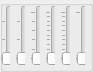
   <widget class="QGroupBox" name="groupBoxAutowah">
    <property name="geometry">
     <rect>
      <x>10</x>
      <y>330</y>
      <width>93</width>
      <height>72</height>
     </rect>
    </property>
    <property name="title">
     <string/>
    </property>
    <widget class="QWidget" name="horizontalLayoutWidget_5">
     <property name="geometry">
      <rect>
       <x>0</x>
       <y>0</y>
       <width>91</width>
       <height>71</height>
      </rect>
     </property>
     <layout class="QHBoxLayout" name="horizontalLayoutAutowah" stretch="1,1,1,1,1,1">
      <property name="spacing">
       <number>5</number>
      </property>
      <property name="leftMargin">
       <number>0</number>
      </property>
      <property name="topMargin">
       <number>0</number>
      </property>
      <property name="rightMargin">
       <number>0</number>
      </property>
      <property name="bottomMargin">
       <number>0</number>
      </property>
      <item>
       <widget class="QSlider" name="verticalSliderAutowahDryMix">
        <property name="minimumSize">
         <size>
          <width>10</width>
          <height>61</height>
         </size>
        </property>
        <property name="maximumSize">
         <size>
          <width>10</width>
          <height>61</height>
         </size>
        </property>
        <property name="sizeIncrement">
         <size>
          <width>10</width>
          <height>61</height>
         </size>
        </property>
        <property name="baseSize">
         <size>
          <width>10</width>
          <height>61</height>
         </size>
        </property>
        <property name="toolTip">
         <string>&lt;html&gt;&lt;head/&gt;&lt;body&gt;&lt;p&gt;Dry&lt;/p&gt;&lt;/body&gt;&lt;/html&gt;</string>
        </property>
        <property name="value">
         <number>0</number>
        </property>
        <property name="orientation">
         <enum>Qt::Vertical</enum>
        </property>
        <property name="tickPosition">
         <enum>QSlider::TicksAbove</enum>
        </property>
        <property name="tickInterval">
         <number>40</number>
        </property>
       </widget>
      </item>
      <item>
       <widget class="QSlider" name="verticalSliderAutowahWetMix">
        <property name="minimumSize">
         <size>
          <width>10</width>
          <height>61</height>
         </size>
        </property>
        <property name="maximumSize">
         <size>
          <width>10</width>
          <height>61</height>
         </size>
        </property>
        <property name="sizeIncrement">
         <size>
          <width>10</width>
          <height>61</height>
         </size>
        </property>
        <property name="baseSize">
         <size>
          <width>10</width>
          <height>61</height>
         </size>
        </property>
        <property name="toolTip">
         <string>&lt;html&gt;&lt;head/&gt;&lt;body&gt;&lt;p&gt;Wet&lt;/p&gt;&lt;/body&gt;&lt;/html&gt;</string>
        </property>
        <property name="orientation">
         <enum>Qt::Vertical</enum>
        </property>
        <property name="tickPosition">
         <enum>QSlider::TicksAbove</enum>
        </property>
        <property name="tickInterval">
         <number>40</number>
        </property>
       </widget>
      </item>
      <item>
       <widget class="QSlider" name="verticalSliderAutowahFeedBack">
        <property name="minimumSize">
         <size>
          <width>10</width>
          <height>61</height>
         </size>
        </property>
        <property name="maximumSize">
         <size>
          <width>10</width>
          <height>61</height>
         </size>
        </property>
        <property name="sizeIncrement">
         <size>
          <width>10</width>
          <height>61</height>
         </size>
        </property>
        <property name="baseSize">
         <size>
          <width>10</width>
          <height>61</height>
         </size>
        </property>
        <property name="toolTip">
         <string>&lt;html&gt;&lt;head/&gt;&lt;body&gt;&lt;p&gt;Площадь&lt;/p&gt;&lt;/body&gt;&lt;/html&gt;</string>
        </property>
        <property name="orientation">
         <enum>Qt::Vertical</enum>
        </property>
        <property name="tickPosition">
         <enum>QSlider::TicksAbove</enum>
        </property>
        <property name="tickInterval">
         <number>20</number>
        </property>
       </widget>
      </item>
      <item>
       <widget class="QSlider" name="verticalSliderAutowahRate">
        <property name="minimumSize">
         <size>
          <width>10</width>
          <height>61</height>
         </size>
        </property>
        <property name="maximumSize">
         <size>
          <width>10</width>
          <height>61</height>
         </size>
        </property>
        <property name="sizeIncrement">
         <size>
          <width>10</width>
          <height>61</height>
         </size>
        </property>
        <property name="baseSize">
         <size>
          <width>10</width>
          <height>61</height>
         </size>
        </property>
        <property name="toolTip">
         <string>&lt;html&gt;&lt;head/&gt;&lt;body&gt;&lt;p&gt;Затухание&lt;/p&gt;&lt;/body&gt;&lt;/html&gt;</string>
        </property>
        <property name="orientation">
         <enum>Qt::Vertical</enum>
        </property>
        <property name="tickPosition">
         <enum>QSlider::TicksAbove</enum>
        </property>
        <property name="tickInterval">
         <number>10</number>
        </property>
       </widget>
      </item>
      <item>
       <widget class="QSlider" name="verticalSliderAutowahRange">
        <property name="minimumSize">
         <size>
          <width>10</width>
          <height>61</height>
         </size>
        </property>
        <property name="maximumSize">
         <size>
          <width>10</width>
          <height>61</height>
         </size>
        </property>
        <property name="sizeIncrement">
         <size>
          <width>10</width>
          <height>61</height>
         </size>
        </property>
        <property name="baseSize">
         <size>
          <width>10</width>
          <height>61</height>
         </size>
        </property>
        <property name="toolTip">
         <string>&lt;html&gt;&lt;head/&gt;&lt;body&gt;&lt;p&gt;Ширина стерео&lt;/p&gt;&lt;/body&gt;&lt;/html&gt;</string>
        </property>
        <property name="orientation">
         <enum>Qt::Vertical</enum>
        </property>
        <property name="tickPosition">
         <enum>QSlider::TicksAbove</enum>
        </property>
        <property name="tickInterval">
         <number>10</number>
        </property>
       </widget>
      </item>
      <item>
       <widget class="QSlider" name="verticalSliderAutowahFreq">
        <property name="minimumSize">
         <size>
          <width>10</width>
          <height>61</height>
         </size>
        </property>
        <property name="maximumSize">
         <size>
          <width>10</width>
          <height>61</height>
         </size>
        </property>
        <property name="sizeIncrement">
         <size>
          <width>10</width>
          <height>61</height>
         </size>
        </property>
        <property name="baseSize">
         <size>
          <width>10</width>
          <height>61</height>
         </size>
        </property>
        <property name="toolTip">
         <string>&lt;html&gt;&lt;head/&gt;&lt;body&gt;&lt;p&gt;Режим&lt;/p&gt;&lt;/body&gt;&lt;/html&gt;</string>
        </property>
        <property name="orientation">
         <enum>Qt::Vertical</enum>
        </property>
        <property name="tickPosition">
         <enum>QSlider::TicksAbove</enum>
        </property>
        <property name="tickInterval">
         <number>100</number>
        </property>
       </widget>
      </item>
     </layout>
    </widget>
   </widget>
